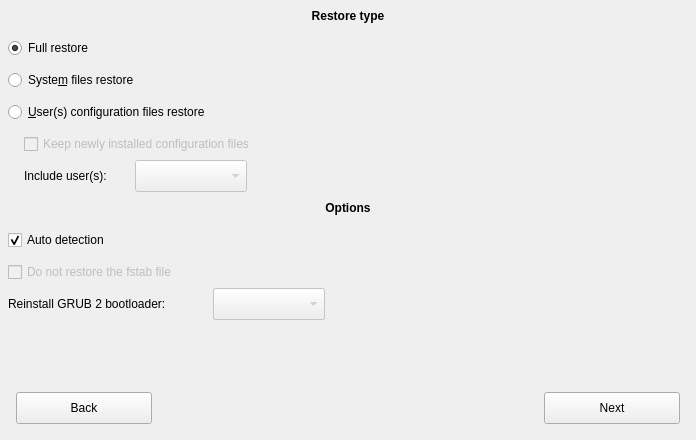
     <widget class="QWidget" name="restorepanel" native="true">
      <property name="geometry">
       <rect>
        <x>1</x>
        <y>464</y>
        <width>696</width>
        <height>440</height>
       </rect>
      </property>
      <property name="autoFillBackground">
       <bool>true</bool>
      </property>
      <widget class="QLabel" name="label_7">
       <property name="geometry">
        <rect>
         <x>0</x>
         <y>0</y>
         <width>696</width>
         <height>32</height>
        </rect>
       </property>
       <property name="font">
        <font>
         <weight>75</weight>
         <bold>true</bold>
        </font>
       </property>
       <property name="text">
        <string>Restore type</string>
       </property>
       <property name="alignment">
        <set>Qt::AlignCenter</set>
       </property>
      </widget>
      <widget class="QRadioButton" name="fullrestore">
       <property name="geometry">
        <rect>
         <x>8</x>
         <y>38</y>
         <width>107</width>
         <height>20</height>
        </rect>
       </property>
       <property name="cursor">
        <cursorShape>PointingHandCursor</cursorShape>
       </property>
       <property name="focusPolicy">
        <enum>Qt::NoFocus</enum>
       </property>
       <property name="text">
        <string>Full restore</string>
       </property>
       <property name="checked">
        <bool>true</bool>
       </property>
      </widget>
      <widget class="QRadioButton" name="systemrestore">
       <property name="geometry">
        <rect>
         <x>8</x>
         <y>70</y>
         <width>165</width>
         <height>20</height>
        </rect>
       </property>
       <property name="cursor">
        <cursorShape>PointingHandCursor</cursorShape>
       </property>
       <property name="focusPolicy">
        <enum>Qt::NoFocus</enum>
       </property>
       <property name="text">
        <string>Syste&amp;m files restore</string>
       </property>
      </widget>
      <widget class="QRadioButton" name="configurationfilesrestore">
       <property name="geometry">
        <rect>
         <x>8</x>
         <y>102</y>
         <width>258</width>
         <height>20</height>
        </rect>
       </property>
       <property name="cursor">
        <cursorShape>PointingHandCursor</cursorShape>
       </property>
       <property name="focusPolicy">
        <enum>Qt::NoFocus</enum>
       </property>
       <property name="text">
        <string>&amp;User(s) configuration files restore</string>
       </property>
      </widget>
      <widget class="QCheckBox" name="keepfiles">
       <property name="enabled">
        <bool>false</bool>
       </property>
       <property name="geometry">
        <rect>
         <x>24</x>
         <y>134</y>
         <width>297</width>
         <height>20</height>
        </rect>
       </property>
       <property name="cursor">
        <cursorShape>PointingHandCursor</cursorShape>
       </property>
       <property name="focusPolicy">
        <enum>Qt::NoFocus</enum>
       </property>
       <property name="text">
        <string>Keep newly installed configuration files</string>
       </property>
      </widget>
      <widget class="QLabel" name="includeuserstext">
       <property name="geometry">
        <rect>
         <x>24</x>
         <y>160</y>
         <width>106</width>
         <height>32</height>
        </rect>
       </property>
       <property name="text">
        <string>Include user(s):</string>
       </property>
      </widget>
      <widget class="QComboBox" name="includeusers">
       <property name="enabled">
        <bool>false</bool>
       </property>
       <property name="geometry">
        <rect>
         <x>135</x>
         <y>160</y>
         <width>112</width>
         <height>32</height>
        </rect>
       </property>
       <property name="minimumSize">
        <size>
         <width>112</width>
         <height>32</height>
        </size>
       </property>
       <property name="cursor">
        <cursorShape>PointingHandCursor</cursorShape>
       </property>
       <property name="focusPolicy">
        <enum>Qt::NoFocus</enum>
       </property>
      </widget>
      <widget class="QLabel" name="label_9">
       <property name="geometry">
        <rect>
         <x>0</x>
         <y>192</y>
         <width>696</width>
         <height>32</height>
        </rect>
       </property>
       <property name="font">
        <font>
         <weight>75</weight>
         <bold>true</bold>
        </font>
       </property>
       <property name="text">
        <string>Options</string>
       </property>
       <property name="alignment">
        <set>Qt::AlignCenter</set>
       </property>
      </widget>
      <widget class="QCheckBox" name="autorestoreoptions">
       <property name="geometry">
        <rect>
         <x>8</x>
         <y>230</y>
         <width>131</width>
         <height>20</height>
        </rect>
       </property>
       <property name="cursor">
        <cursorShape>PointingHandCursor</cursorShape>
       </property>
       <property name="focusPolicy">
        <enum>Qt::NoFocus</enum>
       </property>
       <property name="text">
        <string>Auto detection</string>
       </property>
       <property name="checked">
        <bool>true</bool>
       </property>
      </widget>
      <widget class="QCheckBox" name="skipfstabrestore">
       <property name="enabled">
        <bool>false</bool>
       </property>
       <property name="geometry">
        <rect>
         <x>8</x>
         <y>262</y>
         <width>219</width>
         <height>20</height>
        </rect>
       </property>
       <property name="cursor">
        <cursorShape>PointingHandCursor</cursorShape>
       </property>
       <property name="focusPolicy">
        <enum>Qt::NoFocus</enum>
       </property>
       <property name="text">
        <string>Do not restore the fstab file</string>
       </property>
      </widget>
      <widget class="QLabel" name="grubreinstallrestoretext">
       <property name="geometry">
        <rect>
         <x>8</x>
         <y>288</y>
         <width>200</width>
         <height>32</height>
        </rect>
       </property>
       <property name="text">
        <string>Reinstall GRUB 2 bootloader:</string>
       </property>
      </widget>
      <widget class="QComboBox" name="grubreinstallrestore">
       <property name="enabled">
        <bool>false</bool>
       </property>
       <property name="geometry">
        <rect>
         <x>213</x>
         <y>288</y>
         <width>112</width>
         <height>32</height>
        </rect>
       </property>
       <property name="minimumSize">
        <size>
         <width>112</width>
         <height>32</height>
        </size>
       </property>
       <property name="cursor">
        <cursorShape>PointingHandCursor</cursorShape>
       </property>
       <property name="focusPolicy">
        <enum>Qt::NoFocus</enum>
       </property>
      </widget>
      <widget class="QPushButton" name="restoreback">
       <property name="geometry">
        <rect>
         <x>16</x>
         <y>392</y>
         <width>136</width>
         <height>32</height>
        </rect>
       </property>
       <property name="cursor">
        <cursorShape>PointingHandCursor</cursorShape>
       </property>
       <property name="text">
        <string>Back</string>
       </property>
       <property name="icon">
        <iconset resource="pictures.qrc">
         <normaloff>:/pictures/back.png</normaloff>:/pictures/back.png</iconset>
       </property>
       <property name="iconSize">
        <size>
         <width>13</width>
         <height>13</height>
        </size>
       </property>
      </widget>
      <widget class="QPushButton" name="restorenext">
       <property name="geometry">
        <rect>
         <x>544</x>
         <y>392</y>
         <width>136</width>
         <height>32</height>
        </rect>
       </property>
       <property name="cursor">
        <cursorShape>PointingHandCursor</cursorShape>
       </property>
       <property name="focusPolicy">
        <enum>Qt::NoFocus</enum>
       </property>
       <property name="text">
        <string>Next</string>
       </property>
       <property name="icon">
        <iconset resource="pictures.qrc">
         <normaloff>:/pictures/next.png</normaloff>:/pictures/next.png</iconset>
       </property>
       <property name="iconSize">
        <size>
         <width>13</width>
         <height>13</height>
        </size>
       </property>
      </widget>
      <widget class="QComboBox" name="grubreinstallrestoredisable">
       <property name="enabled">
        <bool>false</bool>
       </property>
       <property name="geometry">
        <rect>
         <x>213</x>
         <y>288</y>
         <width>112</width>
         <height>32</height>
        </rect>
       </property>
       <property name="minimumSize">
        <size>
         <width>112</width>
         <height>32</height>
        </size>
       </property>
       <property name="cursor">
        <cursorShape>PointingHandCursor</cursorShape>
       </property>
       <property name="focusPolicy">
        <enum>Qt::NoFocus</enum>
       </property>
       <property name="sizeAdjustPolicy">
        <enum>QComboBox::AdjustToContents</enum>
       </property>
      </widget>
      <zorder>grubreinstallrestoredisable</zorder>
      <zorder>label_7</zorder>
      <zorder>fullrestore</zorder>
      <zorder>systemrestore</zorder>
      <zorder>configurationfilesrestore</zorder>
      <zorder>keepfiles</zorder>
      <zorder>includeuserstext</zorder>
      <zorder>includeusers</zorder>
      <zorder>label_9</zorder>
      <zorder>autorestoreoptions</zorder>
      <zorder>skipfstabrestore</zorder>
      <zorder>grubreinstallrestoretext</zorder>
      <zorder>grubreinstallrestore</zorder>
      <zorder>restoreback</zorder>
      <zorder>restorenext</zorder>
     </widget>
